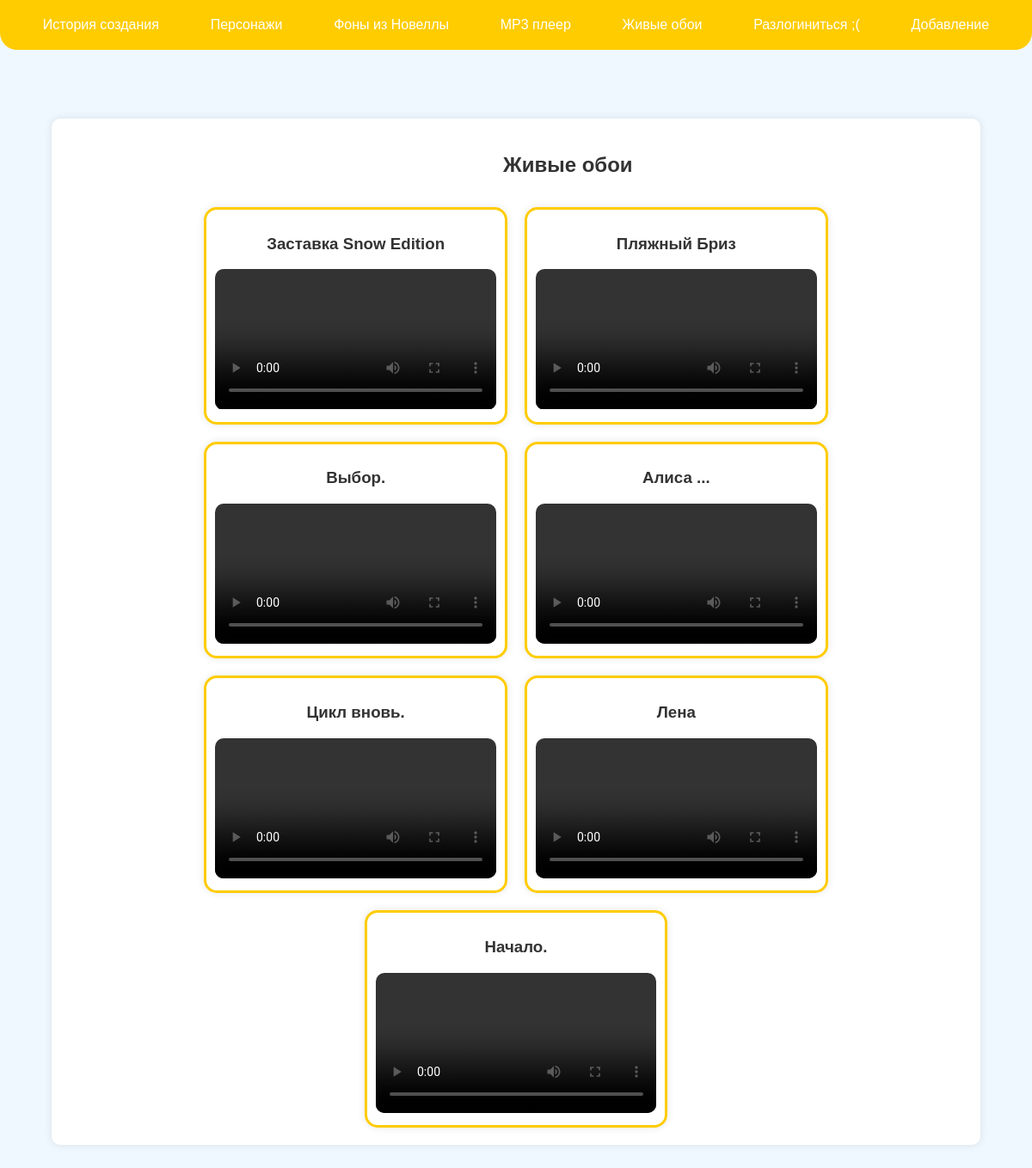
The page /wallpaper_video (signed in) on the database its author committed.
### Summer_APP/models.py (models this page shows, shortened)
class Live_Wallpaper(models.Model):
    name = models.CharField(max_length=100)
    video = models.FileField(upload_to='video_wallpaper/')

### Summer_APP/views.py (the view)
# urls.py: path('wallpaper_video', views.wallpaper_video, name='wallpaper_video'),
@login_required(login_url='login')
def wallpaper_video(request):
    wallpapers = Live_Wallpaper.objects.all()
    context = {
        'wallpapers': wallpapers,
        'user': request.user
    }
    return render(request, 'Summer_APP/wallpaper_video.html', context)

### Summer_APP/templates/Summer_APP/wallpaper_video.html (shortened to what this page needs)
{% extends 'Summer_APP/base.html' %}
{% block content %}
<div class="container">
    <section class="content-section">
        <h2 class="h2_class_background">Живые обои</h2>
        <div class="video-list">
            {% for wallpaper in wallpapers %}
                <div class="video-container">
                    <h3>{{ wallpaper.name }}</h3>
                    <video controls>
                        <source src="{{ wallpaper.video.url }}" type="video/mp4">
                    </video>
                </div>
            {% empty %}
                <p>Нет доступных живых обоев.</p>
            {% endfor %}
        </div>
    </section>
</div>
{% endblock %}

### Summer_APP/static/styles.css (style rules this page uses)
body { font-family: 'Arial', sans-serif; background-color: #f0f8ff; margin: 0; padding: 0; color: #333; }
.container { width: 90%; max-width: 1200px; margin: 0 auto; padding: 20px; }
.content-section { background-color: #ffffff; padding: 20px; margin: 20px 0; border-radius: 10px; box-shadow: 0 0 10px rgba(0,0,0,0.1); }
.video-list { display: flex; flex-wrap: wrap; gap: 20px; justify-content: center; }
.video-container { background-color: #ffffff; padding: 10px; border: 3px solid #ffcc00; border-radius: 15px; box-shadow: 0 0 10px rgba(0,0,0,0.1); width: calc(33.333% - 20px); text-align: center; transition: transform 0.3s ease, box-shadow 0.3s ease; }
.video-container video { width: 100%; border-radius: 10px; }
.h2_class_background { padding-left: 505px; padding-bottom: 15px; }

### rows shown on the page
Live_Wallpaper: name "Заставка Snow Edition"
Live_Wallpaper: name "Пляжный Бриз"
Live_Wallpaper: name "Выбор."
Live_Wallpaper: name "Алиса ..."
Live_Wallpaper: name "Цикл вновь."
Live_Wallpaper: name "Лена"
Live_Wallpaper: name "Начало."
